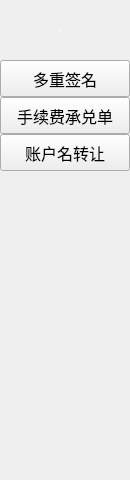
<?xml version="1.0" encoding="UTF-8"?>
<ui version="4.0">
 <class>FunctionAdvanceWidget</class>
 <widget class="QWidget" name="FunctionAdvanceWidget">
  <property name="geometry">
   <rect>
    <x>0</x>
    <y>0</y>
    <width>130</width>
    <height>480</height>
   </rect>
  </property>
  <property name="font">
   <font>
    <pointsize>12</pointsize>
   </font>
  </property>
  <property name="windowTitle">
   <string>Form</string>
  </property>
  <widget class="QLabel" name="label">
   <property name="geometry">
    <rect>
     <x>0</x>
     <y>0</y>
     <width>120</width>
     <height>60</height>
    </rect>
   </property>
   <property name="font">
    <font>
     <family>微软雅黑</family>
     <pointsize>-1</pointsize>
     <weight>75</weight>
     <italic>false</italic>
     <bold>true</bold>
    </font>
   </property>
   <property name="styleSheet">
    <string notr="true">color: white;
font: bold 16px &quot;微软雅黑&quot;;</string>
   </property>
   <property name="text">
    <string>高级</string>
   </property>
   <property name="alignment">
    <set>Qt::AlignCenter</set>
   </property>
  </widget>
  <widget class="QPushButton" name="pushButton_multiSig">
   <property name="geometry">
    <rect>
     <x>0</x>
     <y>60</y>
     <width>130</width>
     <height>37</height>
    </rect>
   </property>
   <property name="minimumSize">
    <size>
     <width>112</width>
     <height>24</height>
    </size>
   </property>
   <property name="maximumSize">
    <size>
     <width>130</width>
     <height>37</height>
    </size>
   </property>
   <property name="text">
    <string>多重签名</string>
   </property>
  </widget>
  <widget class="QPushButton" name="pushButton_poundage">
   <property name="geometry">
    <rect>
     <x>0</x>
     <y>97</y>
     <width>130</width>
     <height>37</height>
    </rect>
   </property>
   <property name="minimumSize">
    <size>
     <width>112</width>
     <height>24</height>
    </size>
   </property>
   <property name="maximumSize">
    <size>
     <width>130</width>
     <height>37</height>
    </size>
   </property>
   <property name="text">
    <string>手续费承兑单</string>
   </property>
  </widget>
  <widget class="QPushButton" name="pushButton_nameTransfer">
   <property name="geometry">
    <rect>
     <x>0</x>
     <y>134</y>
     <width>130</width>
     <height>37</height>
    </rect>
   </property>
   <property name="minimumSize">
    <size>
     <width>112</width>
     <height>24</height>
    </size>
   </property>
   <property name="maximumSize">
    <size>
     <width>130</width>
     <height>37</height>
    </size>
   </property>
   <property name="text">
    <string>账户名转让</string>
   </property>
  </widget>
 </widget>
 <resources/>
 <connections/>
</ui>
